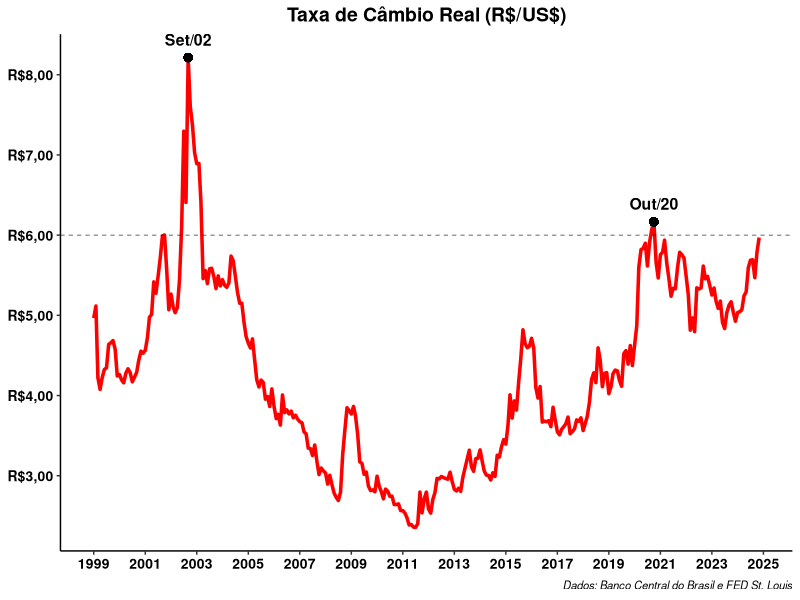

Generate this figure with R:
## ---- chunk 1
knitr::opts_chunk$set(echo = TRUE)
## ---- chunk 2

# Carregar bibliotecas

library(readxl)
library(dplyr)
library(ggplot2)
library(ggthemes)

## ---- chunk 3

# Carregar dados
dados <- read_excel("Dados Cambio IPCA CPI.xlsx")

## ---- chunk 4

# Tratar as datas
dados <- dados %>%
  dplyr::mutate(Data = as.Date(Data))

## ---- chunk 5

# Adiciona "IPCA Acumulado"

dados <- dados %>%
  dplyr::mutate(IPCA_Acumulado = {
    n <- n()  # Número de linhas
    acumulado <- numeric(n)  # Vetor 
    acumulado[n] <- 1  # Última linha 
    
    for (i in (n-1):1) {
      acumulado[i] <- acumulado[i + 1] * (1 + IPCA[i + 1])
    }
    
    acumulado
  })


## ---- chunk 6

# Adiciona "Variacao_CPI"

dados <- dados %>%
  dplyr::mutate(Variacao_CPI = {
    n <- n()  # Número de linhas
    variacao <- numeric(n)  # Vetor 
    variacao[1] <- 0  # Primeiro valor
    
    for (i in 2:n) {
      variacao[i] <- (CPI[i] / CPI[i - 1]) - 1
    }
    
    variacao
    
  })

## ---- chunk 7

# Adiciona "CPI_Acumulado"

dados <- dados %>%
  dplyr::mutate(CPI_Acumulado = {
    n <- n()  # Número de linhas
    acumulado <- numeric(n)  # Vetor 
    acumulado[n] <- 1  # Última linha
    
    for (i in (n-1):1) {
      acumulado[i] <- acumulado[i + 1] * (1 + Variacao_CPI[i + 1])
    }
    
    acumulado
  })

## ---- chunk 8

# Adiciona "Cambio_Real_R$/US$"

dados <- dados %>%
  dplyr::mutate(`Cambio_Real_R$/US$` = `Cambio Nominal R$/US$` * (IPCA_Acumulado / CPI_Acumulado))

## ---- chunk 9

# Capturar maiores valores da série de câmbio real

maiores_valores <- dados %>%
  dplyr::arrange(desc(`Cambio_Real_R$/US$`)) %>% 
  dplyr::slice(1:10) %>%                         
  dplyr::select(Data, `Cambio_Real_R$/US$`)     

# Exibir datas
maiores_valores

## ---- chunk 10

# Criar gráfico

ggplot(dados, aes(x = Data, y = `Cambio_Real_R$/US$`)) +
  geom_line(color = "red", linewidth = 1.2) +
  geom_hline(yintercept = 6, linetype = "dashed", color = "black", size = 0.2) + 
  geom_text(
    data = dados %>% filter(Data == as.Date("2002-09-01")), 
    aes(label = "Set/02"),
    vjust = -1, color = "black", size = 4, fontface = "bold" 
  ) +
  geom_text(
    data = dados %>% filter(Data == as.Date("2020-10-01")), 
    aes(label = "Out/20"),
    vjust = -1, color = "black", size = 4, fontface = "bold"
  ) +
  geom_point(
    data = dados %>% filter(Data == as.Date("2002-09-01") | Data == as.Date("2020-10-01")),
    aes(x = Data, y = `Cambio_Real_R$/US$`),
    shape = 16, color = "black", size = 3
  ) +
  labs(
    title = "Taxa de Câmbio Real (R$/US$)",
    x = NULL,   
    y = NULL,    
    caption = "Dados: Banco Central do Brasil e FED St. Louis"
  ) +
  theme_classic() +
  theme(
    plot.title = element_text(hjust = 0.5, size = 14, face = "bold"),
    axis.text.x = element_text(size = 10, face = "bold", color = "black"),
    axis.text.y = element_text(size = 10, face = "bold", color = "black"),
    plot.caption = element_text(size = 8, hjust = 1, face = "italic", color = "black")
  ) +
  scale_x_date(
    date_breaks = "2 year",   
    date_labels = "%Y"        
  ) +
  scale_y_continuous(
    breaks = c(3, 4, 5, 6, 7, 8), 
    labels = scales::label_dollar(prefix = "R$", big.mark = ".", decimal.mark = ",", accuracy = 0.01) 
  )

